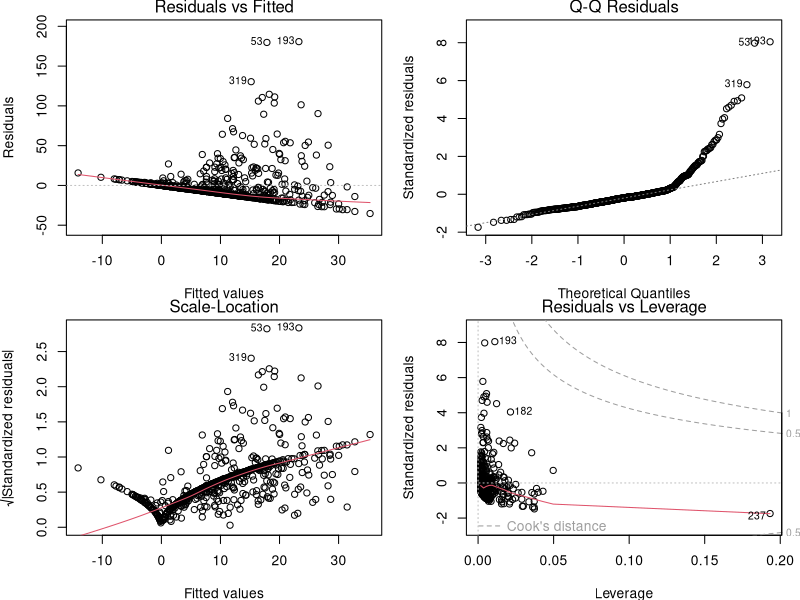
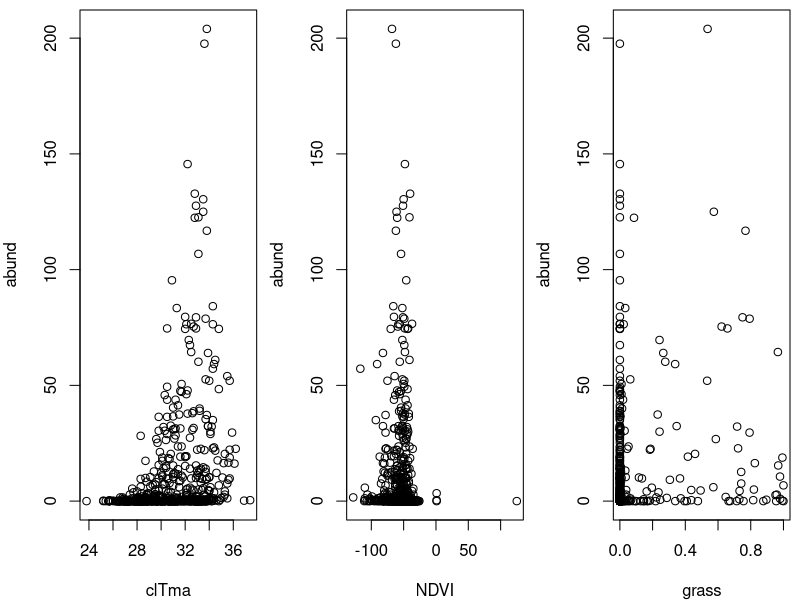
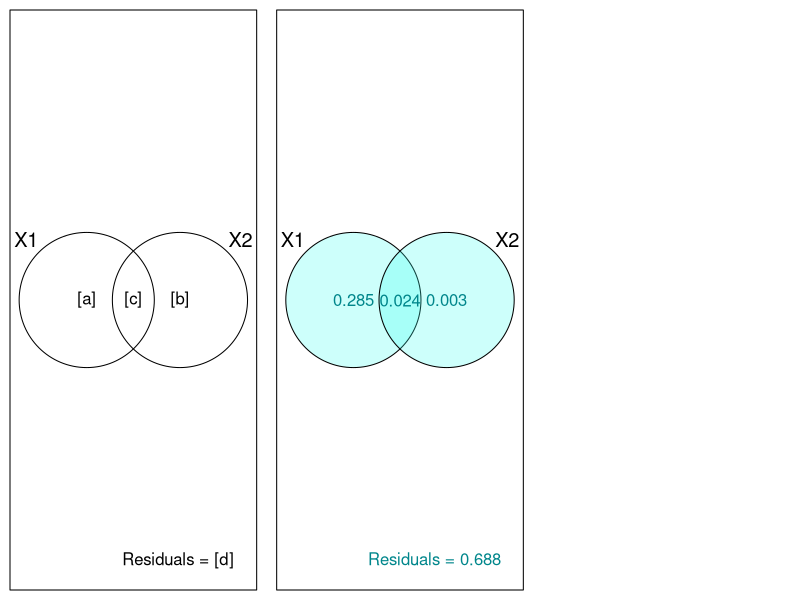

The R script that drew these images, in order:
## ---- chunk 1
Dickcissel = read.csv("data/dickcissel.csv")
str(Dickcissel)
## ---- chunk 2
# Multiple regression
lm.mult <- lm(abund ~ clTma + NDVI + grass, data = Dickcissel)
summary(lm.mult)
## ---- chunk 3
# Assumptions
par(mfrow = c(2, 2))
par(mfrow=c(2,2), mar = c(3.9,4,1.2,1.1), oma =c(0,0,0,0))
plot(lm.mult)
## ---- chunk 4
summary(lm.mult)$coefficients
## ---- chunk 5
# Plot the response vs predictor variables
par(mfrow=c(1,3), mar=c(4, 4, 0.5, 0.5), cex = 1)
plot(abund ~ clTma, data = Dickcissel)
plot(abund ~ NDVI,  data = Dickcissel)
plot(abund ~ grass, data = Dickcissel)
## ---- chunk 6

poly.reg=data.frame(Degree = 0:5,
                    Name = c("Constant","Linear","Quadratic",
                             "Cubic","Quartic","Quintic"),
                    Example = c("\\(3\\)",
                                "\\(x+9\\)",
                                "\\(x^2-x+4\\)",
                                "\\(x^3-x^2+5\\)",
                                "\\(6x^4-x^3+x-2\\)",
                                "\\(x^5-3x^3+x^2+8\\)"))
knitr::kable(poly.reg, format = "html", escape=FALSE)
## ---- chunk 7
lm.linear <- lm(abund ~ clDD, data = Dickcissel)
lm.quad   <- lm(abund ~ clDD + I(clDD^2), data = Dickcissel)
lm.cubic  <- lm(abund ~ clDD + I(clDD^2) + I(clDD^3), data = Dickcissel)

## ---- chunk 8
summary(lm.linear)
summary(lm.quad)
summary(lm.cubic)
## ---- chunk 9
mod <- lm(clDD ~ clFD + clTmi + clTma + clP + grass, data = Dickcissel)
car::vif(mod)
## ---- chunk 10
library(vegan)
part.lm = varpart(Dickcissel$abund, Dickcissel[,c("clDD","clFD","clTmi","clTma","clP")],
Dickcissel[ ,c("broadleaf","conif","grass","crop", "urban","wetland")])
part.lm
## ---- chunk 11
par(mar=rep(0.5,4))
showvarparts(2)
## ---- chunk 12
par(mar=rep(0.5,4))
plot(part.lm,
     digits = 2,
     bg = rgb(48,225,210,80,
              maxColorValue=225),
     col = "turquoise4")
## ---- chunk 13
out.1 = rda(Dickcissel$abund,
            Dickcissel[ ,c("clDD", "clFD","clTmi","clTma","clP")],
            Dickcissel[ ,c("broadleaf","conif","grass","crop", "urban","wetland")])
## ---- chunk 14
out.2 = rda(Dickcissel$abund,
            Dickcissel[ ,c("broadleaf","conif","grass","crop", "urban", "wetland")],
            Dickcissel[ ,c("clDD","clFD","clTmi", "clTma","clP")])

## ---- chunk 15
out.1 = rda(Dickcissel$abund,
            Dickcissel[ ,c("clDD", "clFD","clTmi","clTma","clP")],
            Dickcissel[ ,c("broadleaf","conif","grass","crop", "urban","wetland")])
out.2 = rda(Dickcissel$abund,
            Dickcissel[ ,c("broadleaf","conif","grass","crop", "urban", "wetland")],
            Dickcissel[ ,c("clDD","clFD","clTmi", "clTma","clP")])
## ---- chunk 16
# Climate
anova(out.1, step = 1000, perm.max = 1000)
## ---- chunk 17
# Land cover
anova(out.2, step = 1000, perm.max = 1000)
